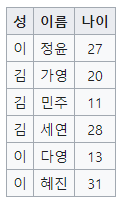
#> input picture src/images/wx2.png, 123 x 206 px
$ python TableDect3.py   (older library calls are emulated)
#> lines starting #> are read from the running program, lines starting #| are printed output that depends on the picture; after the words box and inside, x2 and y2 are one past the last pixel; in counts of white or black regions, pixels touching at a corner belong together
#> further down, img is the input picture: shape (206, 123, 3); mean B, G, R 235.6, 234, 232.7
#coding:utf-8
'''
表格生成线条坐标
'''
import cv2
import numpy as np
from matplotlib import pyplot as plt
import json
import sys
import subprocess
import os

# 图像切割模块
class cutImage(object):
    # [72 lines left out: functions __init__, getRes, not called in this run]

# 检测表格，使用形态学
# 返回是表格图以及表格中交叉点的图
class detectTable(object):
    def __init__(self, src_img):
        self.src_img = src_img

    def run(self):
        if len(self.src_img.shape) == 2:  # 灰度图
            gray_img = self.src_img
        elif len(self.src_img.shape) ==3:
            gray_img = cv2.cvtColor(self.src_img, cv2.COLOR_BGR2GRAY)
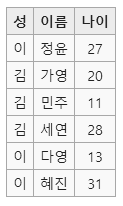
#> gray_img: shape (206, 123); min 33, max 255, mean 233.9

        thresh_img = cv2.adaptiveThreshold(~gray_img,255,cv2.ADAPTIVE_THRESH_MEAN_C,cv2.THRESH_BINARY,15,-2)
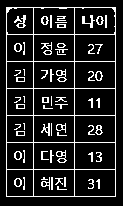
#> thresh_img: shape (206, 123); 13.2% white in thin lines or dots, all inside (x1, y1, x2, y2) = (6, 7, 116, 197)
        h_img = thresh_img.copy()
        v_img = thresh_img.copy()
        scale = 15
        h_size = int(h_img.shape[1]/scale)
#> h_size = 8

        h_structure = cv2.getStructuringElement(cv2.MORPH_RECT,(h_size,1)) # 形态学因子
        h_erode_img = cv2.erode(h_img,h_structure,1)
#> h_erode_img: shape (206, 123); 3.5% white in thin lines or dots, all inside (x1, y1, x2, y2) = (10, 7, 113, 197)

        h_dilate_img = cv2.dilate(h_erode_img,h_structure,1)
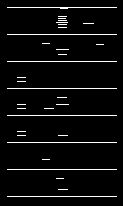
#> h_dilate_img: shape (206, 123); 4.4% white in thin lines or dots, all inside (x1, y1, x2, y2) = (7, 7, 117, 197)
        # cv2.imshow("h_erode",h_dilate_img)
        v_size = int(v_img.shape[0] / scale)
#> v_size = 13

        v_structure = cv2.getStructuringElement(cv2.MORPH_RECT, (1, v_size))  # 形态学因子
#> v_structure = [1, 1, 1, 1, 1, 1, 1, 1, 1, 1, 1, 1, 1]
        v_erode_img = cv2.erode(v_img, v_structure, 1)
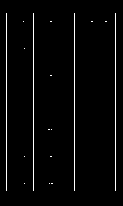
#> v_erode_img: shape (206, 123); 2.9% white in thin lines or dots, all inside (x1, y1, x2, y2) = (6, 13, 116, 191)
        v_dilate_img = cv2.dilate(v_erode_img, v_structure, 1)
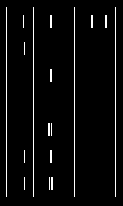
#> v_dilate_img: shape (206, 123); 4% white in thin lines or dots, all inside (x1, y1, x2, y2) = (6, 7, 116, 197)

        mask_img = h_dilate_img+v_dilate_img
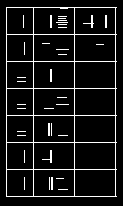
#> mask_img: shape (206, 123); min 0, max 255, mean 21.2
        joints_img = cv2.bitwise_and(h_dilate_img,v_dilate_img)
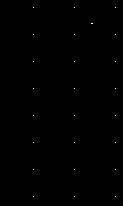
#> joints_img: shape (206, 123); 0.1% white in thin lines or dots, all inside (x1, y1, x2, y2) = (33, 7, 116, 197)
        cv2.imshow("joints",joints_img)
        cv2.imshow("mask",mask_img)

        return mask_img,joints_img

            # 将生成的json数据显示在图像上
# [26 lines left out: function drawLine, not called in this run]


if __name__=='__main__':
    img = cv2.imread('images/wx2.png')
    cv2.imshow("img",img)
    mask,joint = detectTable(img).run()
    cv2.waitKey()

$ run again, with src/images/wx1.png copied over src/images/wx2.png
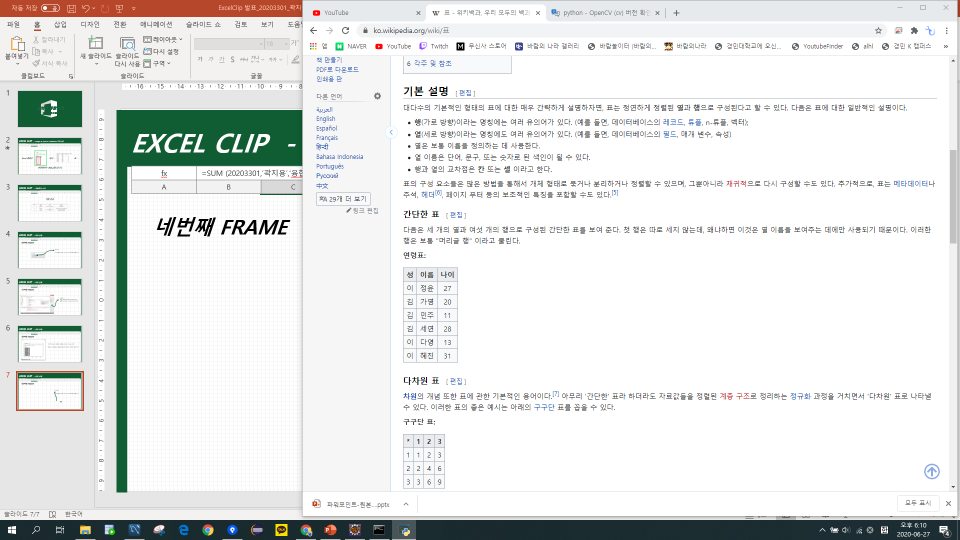
#> input picture src/images/wx1.png, 1920 x 1080 px (shown at 1/2 size)
#> img is the input picture: shape (1080, 1920, 3); mean B, G, R 229.3, 230.6, 228.5
#> in run, `thresh_img = cv2.adaptiveThreshold(~gray_img,255,cv2.ADAPTIVE_THRESH_M..`:
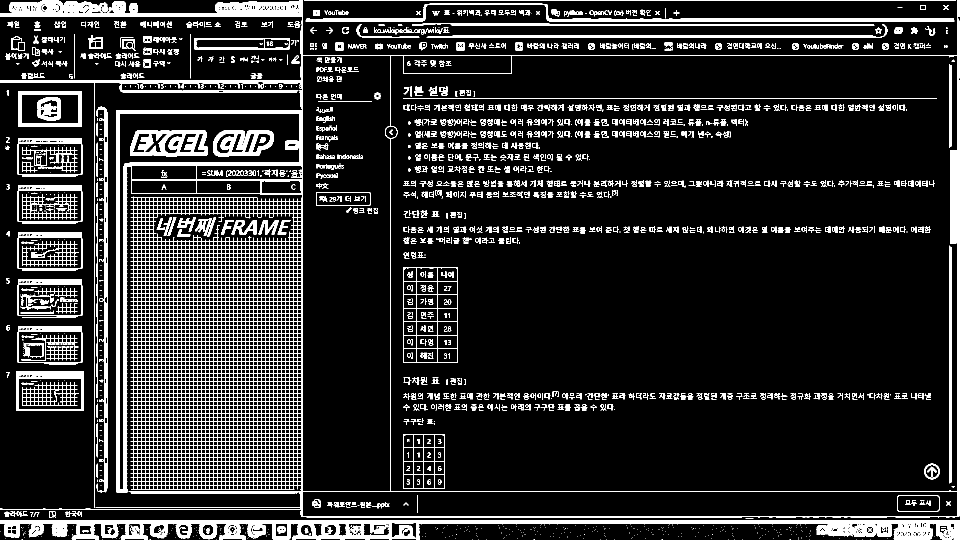
#> thresh_img: shape (1080, 1920) (shown at 1/2 size); 12.2% white; 2579 white regions (1278 under 20 px), largest, box (x1, y1, x2, y2) and area: (0, 0, 1920, 1036) 96675, (0, 1040, 1915, 1080) 31200, (611, 7, 1909, 43) 6823
#> h_erode_img: shape (1080, 1920); 2.8% white; 106 white regions (7 under 20 px), largest, box (x1, y1, x2, y2) and area: (0, 1040, 1852, 1047) 12391, (0, 27, 542, 34) 3794, (1158, 37, 1846, 43) 3667
#> h_dilate_img: shape (1080, 1920); 4% white; 106 white regions, largest, box (x1, y1, x2, y2) and area: (0, 1040, 1916, 1047) 13093, (1095, 37, 1910, 43) 4556, (0, 27, 606, 34) 4242
#> v_erode_img: shape (1080, 1920); 2% white; 86 white regions (17 under 20 px), largest, box (x1, y1, x2, y2) and area: (233, 256, 240, 950) 4858, (247, 363, 254, 950) 4103, (1915, 0, 1919, 999) 3694
#> v_dilate_img: shape (1080, 1920); 2.6% white; 86 white regions, largest, box (x1, y1, x2, y2) and area: (233, 221, 240, 986) 5355, (247, 328, 254, 986) 4600, (1915, 0, 1919, 1035) 4014
#> in run, `joints_img = cv2.bitwise_and(h_dilate_img,v_dilate_img)`:
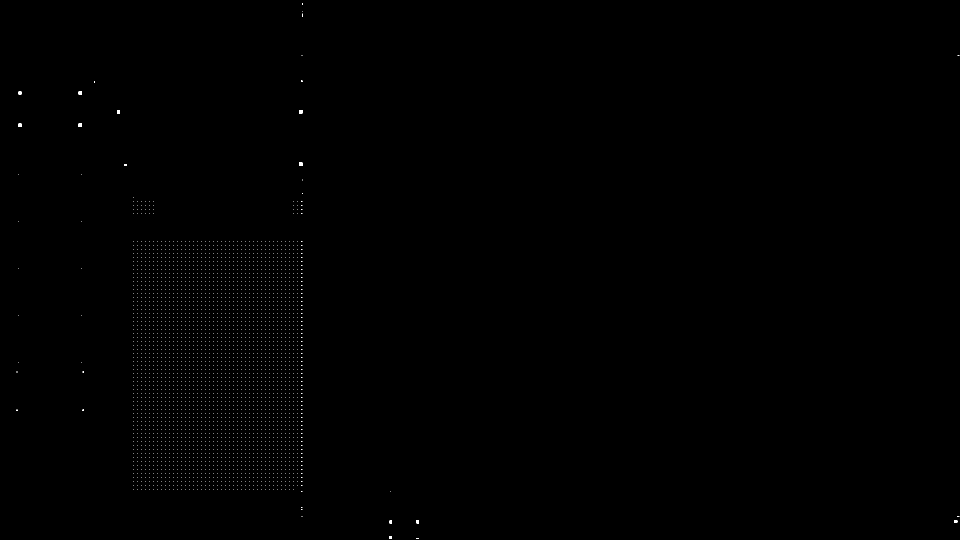
#> joints_img: shape (1080, 1920) (shown at 1/2 size); 0.16% white in thin lines or dots
